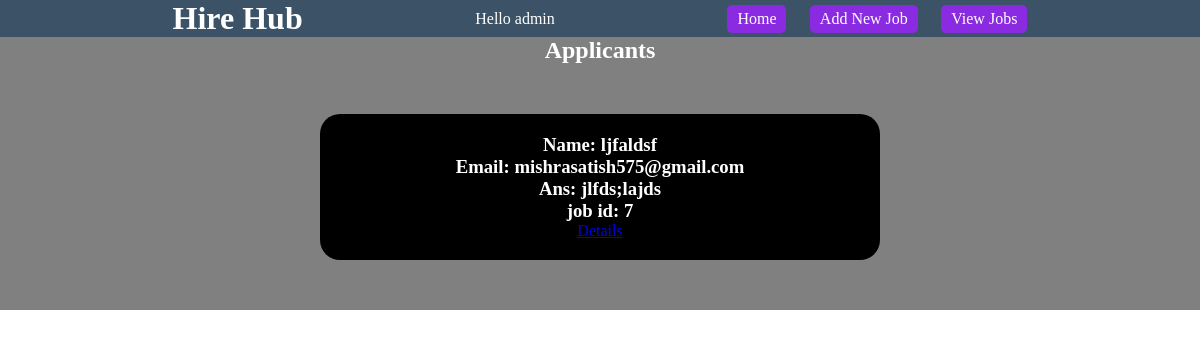
Page /adminpanel/ on the earlier database version.
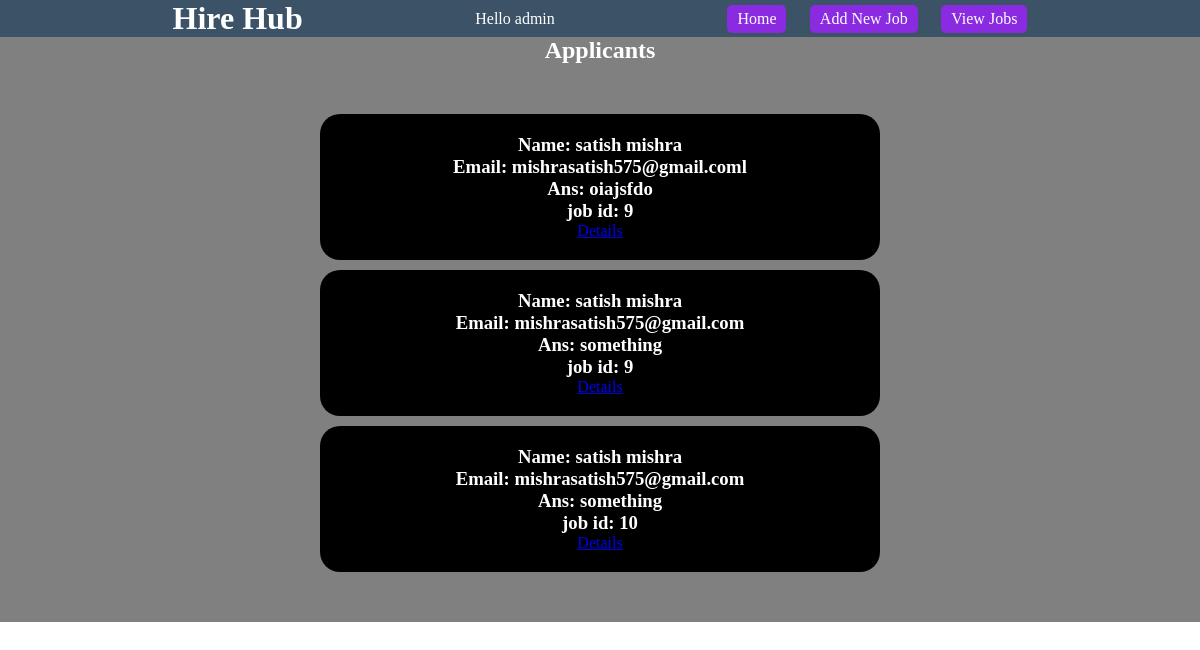
Same page on the later database version.
### jobportal/models.py (models this page shows, shortened)
class Applications(models.Model):
    fullname=models.CharField(max_length=20,null=False, blank=False)
    username=models.CharField(max_length=20,null=False, blank=False)
    email=models.CharField(max_length=50,null=False, blank=False)
    query=models.CharField(max_length=1000,null=False, blank=False)
    cv=models.FileField(upload_to="cv/",max_length=250,null=True,default=None)
    jobid=models.IntegerField(default=-1 ,null=False,blank=False)

### jobportal/views.py (the view)
# urls.py: path('adminpanel/',views.adminPanel),
def adminPanel(request):
       applicantsdata=models.Applications.objects.all()
       return render(request,'adminpanel.html',{"applicant":applicantsdata})

### jobportal/templates/adminpanel.html
    {% extends 'adminpanelbase.html' %}
        {% block content %}
        <div class="title">
            <h2>Applicants</h2>
        </div>
        <div class="container">
            {%for i in applicant%}
            <div class="applicants">
               <div class="applicantsname">
                <h3>Name: {{i.fullname}}</h3>
               </div>
               <div class="applicantsemail">
                <h3>Email: {{i.email}}</h3>
               </div>
               <div class="userquery">
                 <h3>Ans: {{i.query}}</h3>
               </div>
               <div class="jobroles">
                <h3>job id: {{i.jobid}}</h3>
            </div>
            <div class="detailsbtn">
                <a href="/Applicantdetails/{{i.id}}/{{i.jobid}}">Details</a>
            </div>
            </div>
            {% endfor %}
        </div>
        {% endblock %}

### jobportal/templates/adminpanelbase.html (shortened to what this page needs)
<!DOCTYPE html>
<html lang="en">
<head>
</head>
<body>
    <header>
        <div class="heading">
            <h1>Hire Hub</h1>
        </div>
        <div class="message">
            <p>Hello admin</p>
        </div>
        <div class="AddNewJob">
            <a href="/adminpanel">Home</a>
            <a href="/addnewjob">Add New Job</a>
            <a href="/viewjob">View Jobs</a>
        </div>
    </header>
    <main>
        {% block content %}
        {% endblock %}
</main>
</body>
</html>

### jobportal/templates/adminpanelbase.html (style rules this page uses)
* { margin: 0; padding: 0; }
header { display: flex; justify-content: space-evenly; align-items: center; background-color: rgb(59, 82, 103); color: white; }
header a { text-decoration: none; color: white; padding-left: 10px; padding-right: 10px; background-color: blueviolet; padding-top: 5px; padding-bottom: 5px; border-radius: 5px; }
.AddNewJob { display: flex; width: 300px; justify-content: space-between; align-items: center; }
main { text-align: center; background-color: gray; color: white; padding-bottom: 50px; }
.container { margin-top: 50px; display: flex; flex-direction: column; align-items: center; gap: 10px; }
.applicants { padding: 20px 30px; background-color: black; width: 500px; border-radius: 20px; }

Differences in the rows shown:
removed Applications: fullname "ljfaldsf", email "mishrasatish575@gmail.com", query "jlfds;lajds", jobid "7"
added Applications: fullname "satish mishra", email "mishrasatish575@gmail.coml", query "oiajsfdo", jobid "9"
added Applications: fullname "satish mishra", email "mishrasatish575@gmail.com", query "something", jobid "9"
added Applications: fullname "satish mishra", email "mishrasatish575@gmail.com", query "something", jobid "10"
